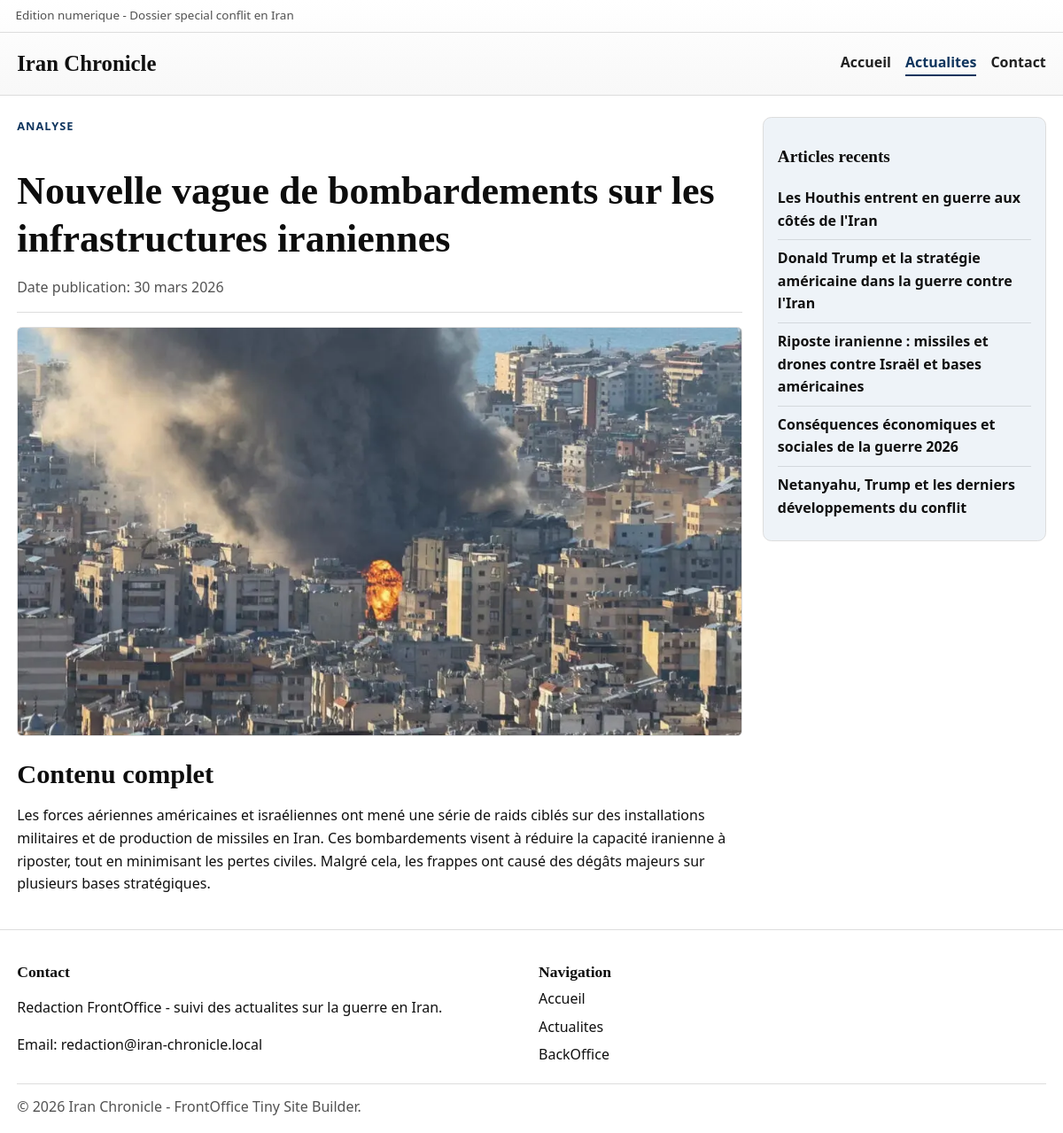
Page /articles/guerre-iran-article-3-1-5.html on the committed database.
### tables this page shows
CREATE TABLE articles (
  id INT UNSIGNED AUTO_INCREMENT PRIMARY KEY,
  title VARCHAR(255) NOT NULL,
  slug VARCHAR(255) NOT NULL UNIQUE,
  content TEXT NOT NULL,
  is_published TINYINT(1) NOT NULL DEFAULT 1,
  created_at TIMESTAMP NOT NULL DEFAULT CURRENT_TIMESTAMP,
  updated_at TIMESTAMP NOT NULL DEFAULT CURRENT_TIMESTAMP ON UPDATE CURRENT_TIMESTAMP
);

CREATE TABLE article_images (
  id INT UNSIGNED AUTO_INCREMENT PRIMARY KEY,
  article_id INT UNSIGNED NOT NULL,
  image_kind ENUM('main', 'thumb') NOT NULL DEFAULT 'main',
  image_path VARCHAR(255) NOT NULL,
  image_alt VARCHAR(255) DEFAULT NULL,
  sort_order TINYINT UNSIGNED NOT NULL DEFAULT 1,
  created_at TIMESTAMP NOT NULL DEFAULT CURRENT_TIMESTAMP,
  CONSTRAINT fk_article_images_article
    FOREIGN KEY (article_id) REFERENCES articles(id)
    ON DELETE CASCADE,
  UNIQUE KEY uq_article_kind (article_id, image_kind),
  KEY idx_article_images_article_id (article_id)
);

### src/article.php (the view, shortened to what this page needs)
<?php
require_once __DIR__ . '/includes/front_helpers.php';
$id = filter_input(INPUT_GET, 'id', FILTER_VALIDATE_INT, array('options' => array('min_range' => 1)));
$safeId = ($id !== false && $id !== null) ? (int)$id : null;
$article = front_find_article(null, $safeId);
?>
<?php
$recentArticles = front_recent_articles(5, (int)$article['id']);
$detailMainSrc = front_article_image_src($article, 1280, 720, 'actualite guerre iran');
$detailThumbSrc = front_article_thumb_src($article, 860, 520, 'actualite guerre iran');
include __DIR__ . '/includes/header.php';
?>
<main class="layout-main article-layout">
    <article class="article-detail" itemscope itemtype="https://schema.org/NewsArticle">
        <header class="article-header">
            <p class="kicker">Analyse</p>
            <h1 itemprop="headline"><?php echo h($article['title']); ?></h1>
            <p class="article-meta">
                Date publication:
                <time itemprop="datePublished" datetime="<?php echo h(isset($article['created_at']) ? $article['created_at'] : $article['updated_at']); ?>">
                    <?php echo h(front_format_date(isset($article['created_at']) ? $article['created_at'] : $article['updated_at'])); ?>
                </time>
            </p>
        </header>
        <figure class="article-figure">
            <picture>
                <source media="(max-width: 980px)" srcset="<?php echo h($detailThumbSrc); ?>">
                <img
                    src="<?php echo h($detailMainSrc); ?>"
                    alt="<?php echo h(front_article_alt($article, 'actualite guerre iran')); ?>"
                    width="1280"
                    height="720"
                    itemprop="image"
                    loading="eager"
                    fetchpriority="high"
                    decoding="async">
            </picture>
        </figure>
        <section class="article-content" aria-labelledby="content-title" itemprop="articleBody">
            <h2 id="content-title">Contenu complet</h2>
            <?php echo front_render_article_html($article['content']); ?>
        </section>
    </article>
    <aside class="sidebar article-sidebar" aria-labelledby="recent-title">
        <h2 id="recent-title">Articles recents</h2>
        <ul>
            <?php foreach ($recentArticles as $recent): ?>
                <li><a href="<?php echo h(front_article_url($recent)); ?>"><?php echo h($recent['title']); ?></a></li>
            <?php endforeach; ?>
        </ul>
    </aside>
</main>
<?php include __DIR__ . '/includes/footer.php'; ?>

### src/includes/front_helpers.php (shortened to what this page needs)
<?php
function h($value)
{
    return htmlspecialchars((string)$value, ENT_QUOTES, 'UTF-8');
}
function front_article_url($article)
{
    $id = isset($article['id']) ? (int)$article['id'] : 0;
    $page = 1;
    $rubrique = isset($article['rubrique']) ? (int)$article['rubrique'] : 5;
    return '/articles/guerre-iran-article-' . $id . '-' . $page . '-' . $rubrique . '.html';
}
function front_article_alt($article, $fallback = 'actualite guerre iran')
{
    if (!empty($article['image_alt'])) {
        return (string)$article['image_alt'];
    }
    return $fallback;
}
function front_local_image_url($rawPath)
{
    $path = trim((string)$rawPath);
    $normalized = '/' . ltrim($path, '/');
    $fullPath = dirname(__DIR__) . str_replace('/', DIRECTORY_SEPARATOR, $normalized);
    if (is_file($fullPath)) {
        return $normalized;
    }
    return null;
}
function front_article_image_src($article, $width, $height, $fallbackAlt = 'actualite guerre iran')
{
    $local = front_local_image_url(isset($article['image_url']) ? $article['image_url'] : '');
    if ($local !== null) {
        return $local;
    }
    return front_svg_placeholder(front_article_alt($article, $fallbackAlt), $width, $height);
}
function front_article_thumb_src($article, $width, $height, $fallbackAlt = 'actualite guerre iran')
{
    $thumbLocalFromDb = front_local_image_url(isset($article['image_thumb_url']) ? $article['image_thumb_url'] : '');
    if ($thumbLocalFromDb !== null) {
        return $thumbLocalFromDb;
    }
    return front_article_image_src($article, $width, $height, $fallbackAlt);
}
function front_render_article_html($html)
{
    $decoded = html_entity_decode((string)$html, ENT_QUOTES | ENT_HTML5, 'UTF-8');
    $clean = preg_replace('/<script\b[^>]*>(.*?)<\/script>/is', '', $decoded);
    return strip_tags(
        $clean,
        '<p><br><strong><b><em><i><u><ul><ol><li><a><h1><h2><h3><h4><h5><h6><blockquote><img><figure><figcaption>'
    );
}
function front_fetch_articles()
{
    $pdo = db();
    try {
        $sql = "SELECT
                    a.id,
                    a.title,
                    a.slug,
                    a.content,
                    ai_main.image_path AS image_url,
                    COALESCE(ai_thumb.image_path, '') AS image_thumb_url,
                    COALESCE(NULLIF(ai_main.image_alt, ''), a.title) AS image_alt,
                    COALESCE(NULLIF(ai_thumb.image_alt, ''), NULLIF(ai_main.image_alt, ''), a.title) AS image_thumb_alt,
                    a.created_at,
                    a.updated_at
                FROM articles a
                LEFT JOIN article_images ai_main
                    ON ai_main.article_id = a.id AND ai_main.image_kind = 'main'
                LEFT JOIN article_images ai_thumb
                    ON ai_thumb.article_id = a.id AND ai_thumb.image_kind = 'thumb'
                WHERE a.is_published = 1
                ORDER BY a.updated_at DESC";
        $rows = $pdo->query($sql)->fetchAll(PDO::FETCH_ASSOC);
        if (!empty($rows)) {
            return $rows;
        }
    } catch (PDOException $exception) {
    }
    return front_theme_articles();
}
function front_find_article($slug, $id)
{
    $articles = front_fetch_articles();
    if ($id !== null) {
        foreach ($articles as $article) {
            if ((int)$article['id'] === (int)$id) {
                return $article;
            }
        }
    }
    return null;
}
function front_recent_articles($limit = 5, $excludeId = null)
{
    $articles = front_fetch_articles();
    $result = array();
    foreach ($articles as $article) {
        if ($excludeId !== null && (int)$article['id'] === (int)$excludeId) {
            continue;
        }
        $result[] = $article;
        if (count($result) >= $limit) {
            break;
        }
    }
    return $result;
}
function front_format_date($value)
{
    try {
        $date = new DateTime((string)$value);
    } catch (Exception $exception) {
        return (string)$value;
    }
    $months = array(
        1 => 'janvier',
        2 => 'fevrier',
        3 => 'mars',
        4 => 'avril',
        5 => 'mai',
        6 => 'juin',
        7 => 'juillet',
        8 => 'aout',
        9 => 'septembre',
        10 => 'octobre',
        11 => 'novembre',
        12 => 'decembre',
    );
    $month = (int)$date->format('n');
    return $date->format('d') . ' ' . $months[$month] . ' ' . $date->format('Y');
}

### src/css/style.css (style rules this page uses)
:root { --bg: #ffffff; --text: #101010; --muted: #525252; --line: #dddddd; --card: #ffffff; --accent: #0f355e; --accent-soft: #eef3f8; --shadow: 0 10px 24px rgba(10, 10, 10, 0.09); }
* { box-sizing: border-box; }
html, body { margin: 0; padding: 0; background: var(--bg); color: var(--text); }
body { font-family: "Segoe UI", Arial, sans-serif; line-height: 1.6; }
a { color: inherit; }
h1, h2, h3 { font-family: Georgia, "Times New Roman", serif; line-height: 1.24; color: #0d0d0d; }
h1 { font-size: clamp(1.65rem, 4vw, 2.75rem); margin-bottom: 0.9rem; }
h2 { font-size: clamp(1.25rem, 3vw, 1.9rem); margin-bottom: 0.9rem; }
.layout-main { max-width: 1200px; margin: 1.5rem auto 2.2rem; padding: 0 1.2rem; }
.kicker { margin: 0 0 0.55rem; text-transform: uppercase; letter-spacing: 0.08em; font-weight: 700; color: var(--accent); font-size: 0.8rem; }
.hero-image-wrap img, .card-image-link img, .article-figure img { width: 100%; height: auto; display: block; object-fit: cover; border-radius: 0.35rem; border: 1px solid var(--line); background: #f4f4f4; }
.content-grid, .article-layout { display: grid; grid-template-columns: minmax(0, 1fr) 320px; gap: 1.4rem; }
.sidebar { border: 1px solid var(--line); border-radius: 0.6rem; padding: 1rem; background: var(--accent-soft); align-self: start; }
.sidebar h2 { font-size: 1.2rem; }
.sidebar ul { list-style: none; margin: 0; padding: 0; }
.sidebar li { border-bottom: 1px solid rgba(16, 16, 16, 0.12); padding: 0.5rem 0; }
.sidebar li:last-child { border-bottom: 0; }
.sidebar a { text-decoration: none; font-weight: 600; }
.article-header { border-bottom: 1px solid var(--line); margin-bottom: 1rem; padding-bottom: 0.9rem; }
.article-meta { margin: 0; color: var(--muted); }
.article-figure { margin: 0 0 1rem; }

### rows in the picture
articles: title "Nouvelle vague de bombardements sur les infrastructures iraniennes", created_at "30 mars 2026", content "Les forces aériennes américaines et israéliennes ont mené une série de raids ciblés sur des installations militaires et de production de missiles en Iran. Ces bombardements visent à réduire la capacité iranienne à riposter, tout en minimisant les pertes civiles. Malgré cela, les frappes ont causé des dégâts majeurs sur plusieurs bases stratégiques."
article_images: image_path (picture)
article_images: article.title "Les Houthis entrent en guerre aux côtés de l'Iran"
article_images: article.title "Donald Trump et la stratégie américaine dans la guerre contre l'Iran"
article_images: article.title "Riposte iranienne : missiles et drones contre Israël et bases américaines"
article_images: article.title "Conséquences économiques et sociales de la guerre 2026"
article_images: article.title "Netanyahu, Trump et les derniers développements du conflit"
